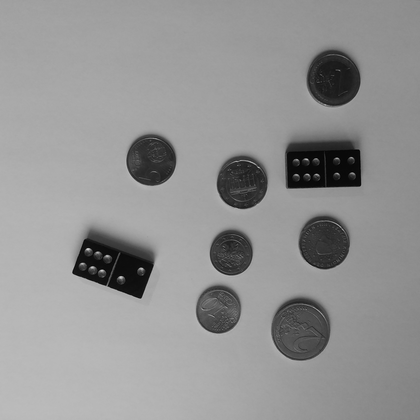
%> input picture Data/coinsandpips_1.png, 420 x 420 px, shrunk from 2976 x 2976 before the run
$ octave --eval "result = countCoinsAndPips(imread('Data/coinsandpips_1.png'));"   (GNU Octave 9; MATLAB toolbox functions it lacks are replaced by stand-ins)
%> lines starting %> are read from the running program, lines starting %| are printed output that depends on the picture; in (x1, y1, x2, y2) boxes, pixels count from 0 and x2, y2 are one past the last pixel; in counts of white or black regions, pixels touching at a corner belong together; the program's own positions count from 1
function [numCoins, numPips] = countCoinsAndPips(I)
%COUNTCOINSANDPIPS counts coins and pips in the input image
%   [numCoins, numPips] = countCoinsAndPips(I);
%   gets a grayscale input
%   image and returns the number of coins and pips on dominoes in the
%   image. Also a figure is opened, visualizing the found coins and dices.

% [ numCoins , numPips ] = countCoinsAndPips(imread('coinsandpips/coinsandpips_1.png'))

%% Apply Gaussian smoothing to the input image.
sigma1 = 4.4; %4.4
sigma2 = 5;
sigma3 = 2.4;
Iblur1 = imgaussfilt(I,sigma1);
Iblur2 = imgaussfilt(I,sigma2);
Iblur3 = imgaussfilt(I,sigma3);
%% Perform edge detection.
BW = edge(Iblur3,'Canny',0.2102);

%% detect circles
rmin1=115;
rmax1=167;
rmin2=180;
rmax2=250;
rmin3=18;
rmax3=45;
sen1 = 0.795;
sen2 = 0.803;

[centersM, radiiM] = imfindcircles(Iblur1,[rmin1 rmax1],'ObjectPolarity','dark','Sensitivity',sen1);
[centersL, radiiL] = imfindcircles(Iblur2,[rmin2 rmax2],'ObjectPolarity','dark','Sensitivity',sen2);
[centersSmall, radiiSmall] = imfindcircles(BW,[rmin3 rmax3]); % pips
%%
centers = [centersM ; centersL];
radiis = [radiiM; radiiL];
%bothcandr = [centers radiis];
[row,col] = size(centers);
k = 0;
for m = 1:(row+1)
    for n = (m+1):row
        if sqrt((centers(m,1)-centers(n,1))^2 + (centers(m,2)-centers(n,2))^2) < 35
            row1(k+1) = m;
            row2(k+1) = n;
            k = k+1;
        end
    end
end
for kk = 1:k
    if centers(row1(kk),1) > centers(row2(kk),1)
    centers(row1(kk),:) = [];
    radiis(row1(kk)) = [];
    elseif centers(row2(kk),1) > centers(row1(kk),1)
    centers(row2(kk),:) = [];
    radiis(row2(kk)) = [];
    else
    msg = 'Error occurred.';
    error(msg)
    end
end
%% Return the numbers of coins and the number of pips
numCoins = size(centers,1);
numPips = size(centersSmall,1);
%% Create a figure, show the image and visualize the detected coins and pips
figure()
imshow(I)
title( numCoins + " coins and " +numPips+ " pips" )
hold on;
viscircles(centers, radiis,'EdgeColor','b');
viscircles(centersSmall, radiiSmall,'EdgeColor','g');

end
%> in countCoinsAndPips, `Iblur1 = imgaussfilt(I,sigma1);`:
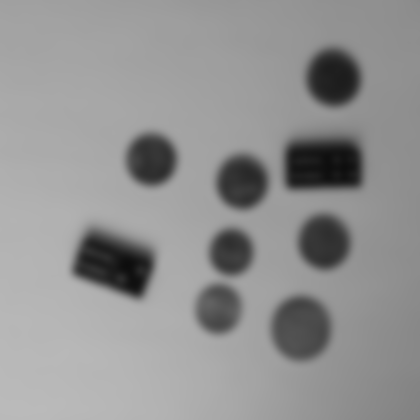
%> Iblur1: size 420x420 uint8; min 13, max 186, mean 146.9
%> in countCoinsAndPips, `BW = edge(Iblur3,'Canny',0.2102);`:
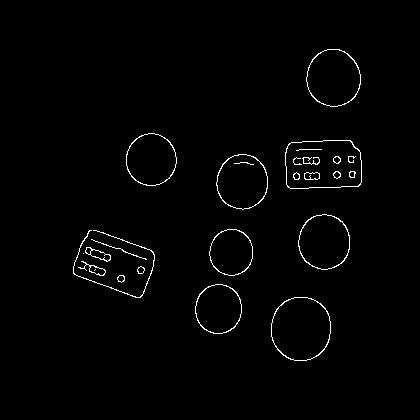
%> BW: size 420x420 logical; 1.3% white in thin lines or dots, all inside (x1, y1, x2, y2) = (73, 49, 362, 361)
%> in countCoinsAndPips, `[centersM, radiiM] = imfindcircles(Iblur1,[rmin1 rmax1],'ObjectPolarit..`: centersM = [210.5 210.5]; radiiM = 166.7
%> in countCoinsAndPips, `[centersL, radiiL] = imfindcircles(Iblur2,[rmin2 rmax2],'ObjectPolarit..`: centersL = [210.5 210.5]; radiiL = 182.5
%> in countCoinsAndPips, `[centersSmall, radiiSmall] = imfindcircles(BW,[rmin3 rmax3]);`: centersSmall = [151.5 160.2; 219.3 309.5; 231.9 252.8; 334 78.5; 301.6 330; 325 242.5; 243.1 182.7; 112.8 263.9]; radiiSmall = [27.67; 25.84; 24.37; 29.8; 32.8; 28.57; 28.29; 26.45]
%> in countCoinsAndPips, `centers = [centersM ; centersL];`: centers = [210.5 210.5; 210.5 210.5]
%> in countCoinsAndPips, `radiis = [radiiM; radiiL];`: radiis = [166.7; 182.5]
%> in countCoinsAndPips, `[row,col] = size(centers);`: row = 2
%> the loop in countCoinsAndPips, `for m = 1:(row+1)` made 3 passes
%> after the loop in countCoinsAndPips, `for m = 1:(row+1)`: k = 1
%> the loop in countCoinsAndPips, `for kk = 1:k` made 1 pass
%> after the loop in countCoinsAndPips, `for kk = 1:k`: centers = [210.5 210.5]
%> in countCoinsAndPips, `numCoins = size(centers,1);`: numCoins = 1
%> in countCoinsAndPips, `numPips = size(centersSmall,1);`: numPips = 8
%> `result = countCoinsAndPips(imread('Data/coinsandpips_1.png'));`:
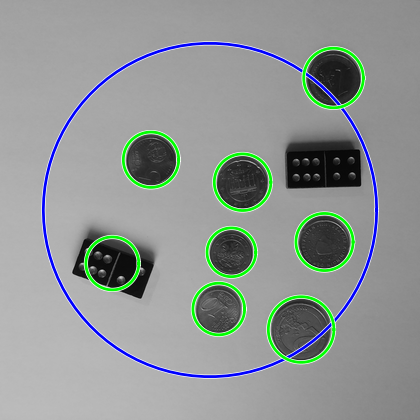
%> figure redrawn from the program's plot data; its title reads '1 coins and 8 pips'
%> `result = countCoinsAndPips(imread('Data/coinsandpips_1.png'));`: result = 1

$ run again, on Data/coinsandpips_2.png
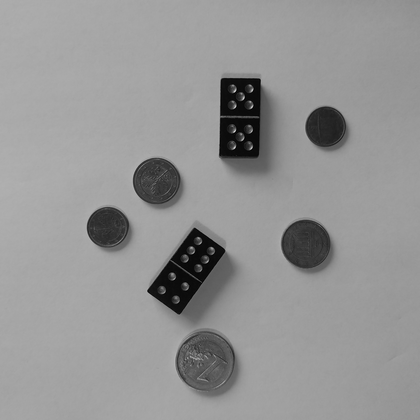
%> input picture Data/coinsandpips_2.png, 420 x 420 px, shrunk from 2976 x 2976 before the run
%> in countCoinsAndPips, `BW = edge(Iblur3,'Canny',0.2102);`:
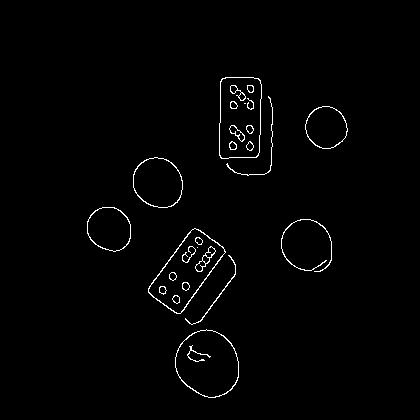
%> BW: size 420x420 logical; 1.3% white in thin lines or dots, all inside (x1, y1, x2, y2) = (87, 77, 348, 398)
%> centersM = [210.5 210.5]; radiiM = 127.8
%> centersL = [210.5 210.5]; radiiL = 192.2
%> centersSmall = [326.8 128; 158.2 182.9; 109.2 229.1; 307 245; 207.6 363; 191.2 274.7; 236.7 126.1]; radiiSmall = [22.67; 26.34; 23.43; 27.14; 33.46; 40.79; 31.13]
%> in countCoinsAndPips, `centers = [centersM ; centersL];`: centers = [210.5 210.5; 210.5 210.5]
%> radiis = [127.8; 192.2]
%> row = 2
%> the loop in countCoinsAndPips, `for m = 1:(row+1)` made 3 passes
%> after the loop in countCoinsAndPips, `for m = 1:(row+1)`: k = 1
%> the loop in countCoinsAndPips, `for kk = 1:k` made 1 pass
%> after the loop in countCoinsAndPips, `for kk = 1:k`: centers = [210.5 210.5]
%> numCoins = 1
%> numPips = 7
%> `result = countCoinsAndPips(imread('Data/coinsandpips_1.png'));`:
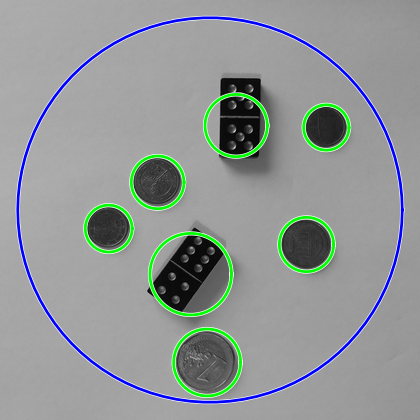
%> figure redrawn from the program's plot data; its title reads '1 coins and 7 pips'
%> result = 1

$ run again, on Data/coinsandpips_3.png
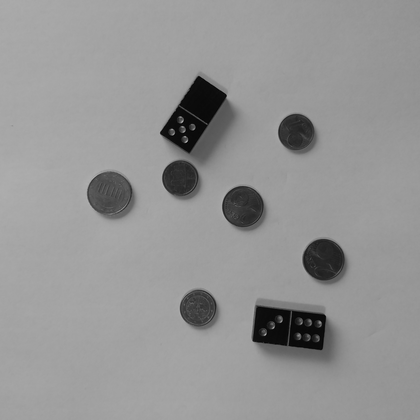
%> input picture Data/coinsandpips_3.png, 420 x 420 px, shrunk from 2976 x 2976 before the run
%> in countCoinsAndPips, `BW = edge(Iblur3,'Canny',0.2102);`:
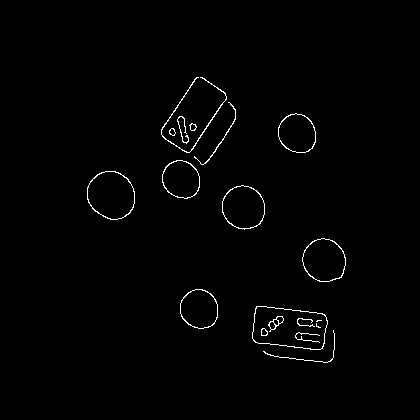
%> BW: size 420x420 logical; 1.1% white in thin lines or dots, all inside (x1, y1, x2, y2) = (87, 77, 346, 363)
%> centersM = [210.5 210.5]; radiiM = 125.9
%> centersL = [210.5 210.5]; radiiL = 180
%> centersSmall = [199.8 309.2; 181.2 180; 244 208; 297.9 133.8; 324.7 260.9; 111.9 195.9; 208.5 130.1]; radiiSmall = [21; 20.49; 23.31; 21.02; 23.59; 26.13; 35.79]
%> in countCoinsAndPips, `centers = [centersM ; centersL];`: centers = [210.5 210.5; 210.5 210.5]
%> radiis = [125.9; 180]
%> row = 2
%> the loop in countCoinsAndPips, `for m = 1:(row+1)` made 3 passes
%> after the loop in countCoinsAndPips, `for m = 1:(row+1)`: k = 1
%> the loop in countCoinsAndPips, `for kk = 1:k` made 1 pass
%> after the loop in countCoinsAndPips, `for kk = 1:k`: centers = [210.5 210.5]
%> numCoins = 1
%> numPips = 7
%> `result = countCoinsAndPips(imread('Data/coinsandpips_1.png'));`:
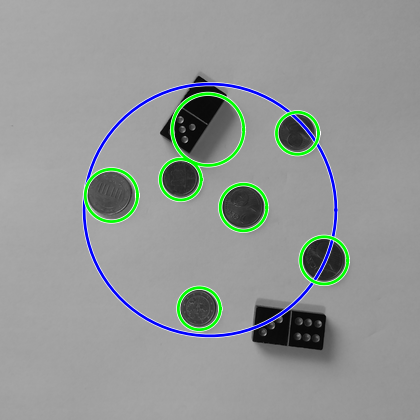
%> figure redrawn from the program's plot data; its title reads '1 coins and 7 pips'
%> result = 1

$ run again, on Data/coinsandpips_4.png
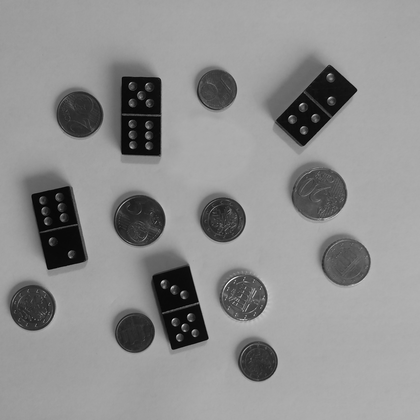
%> input picture Data/coinsandpips_4.png, 420 x 420 px, shrunk from 2976 x 2976 before the run
%> in countCoinsAndPips, `BW = edge(Iblur3,'Canny',0.2102);`:
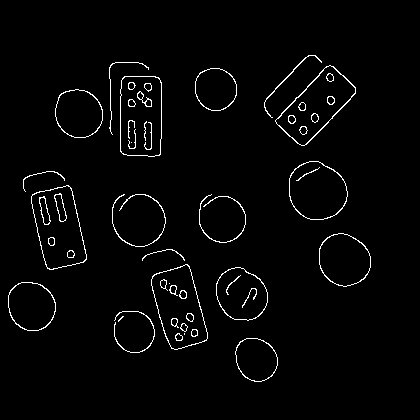
%> BW: size 420x420 logical; 2.3% white in thin lines or dots, all inside (x1, y1, x2, y2) = (8, 55, 371, 382)
%> centersM = [210.5 210.5]; radiiM = 139.1
%> centersL = [210.5 210.5]; radiiL = 187.4
%> centersSmall = [223.3 219.9; 140 220.8; 216.5 89.78; 32.75 307.8; 135 332.5; 79.73 114.5; 345.5 261.3; 257.1 361.1; 319 192.7; 244.3 297.3; 304 108.6]; radiiSmall = [25.07; 28.27; 22.8; 25.67; 22.39; 25.44; 27.72; 22.86; 30.24; 25.99; 32.61]
%> in countCoinsAndPips, `centers = [centersM ; centersL];`: centers = [210.5 210.5; 210.5 210.5]
%> radiis = [139.1; 187.4]
%> row = 2
%> the loop in countCoinsAndPips, `for m = 1:(row+1)` made 3 passes
%> after the loop in countCoinsAndPips, `for m = 1:(row+1)`: k = 1
%> the loop in countCoinsAndPips, `for kk = 1:k` made 1 pass
%> after the loop in countCoinsAndPips, `for kk = 1:k`: centers = [210.5 210.5]
%> numCoins = 1
%> numPips = 11
%> `result = countCoinsAndPips(imread('Data/coinsandpips_1.png'));`:
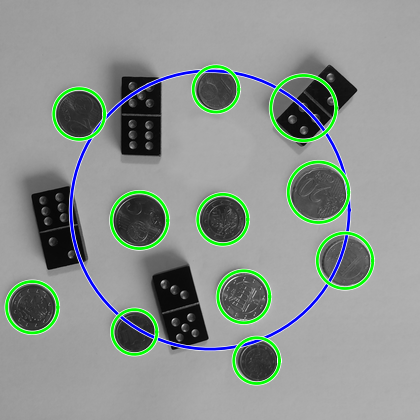
%> figure redrawn from the program's plot data; its title reads '1 coins and 11 pips'
%> result = 1
